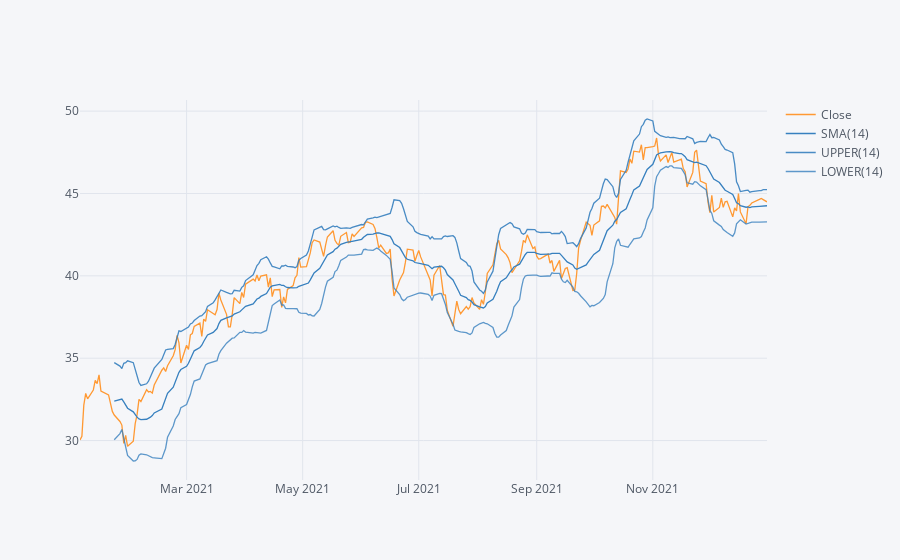

Write notebook code for a chart like this one.
### Markdown cell above
### Bollinger Band Plot for Bank of America for the year 2021.**

### Code cell
BAC['Close'].loc['2021-01-01':'2022-01-01'].ta_plot(study='boll')

### Figure 1 — Plotly figure (JSON) as saved in the notebook; plotly's stock layout.template omitted (floating-point values rounded to 4 significant figures; data arrays with more than 128 entries replaced by an {"elided": "..."} marker saying what was removed)
{"data": [{"line": {"color": "rgba(255, 153, 51, 1.0)", "dash": "solid", "shape": "linear", "width": 1.3}, "mode": "lines", "name": "Close", "text": "", "type": "scatter", "x": {"elided": "252 str values"}, "y": {"elided": "252 float values"}}, {"line": {"color": "rgba(55, 128, 191, 1.0)", "dash": "solid", "shape": "linear", "width": 1.3}, "mode": "lines", "name": "SMA(14)", "text": "", "type": "scatter", "x": {"elided": "252 str values"}, "y": {"elided": "252 mixed values"}}, {"line": {"color": "rgba(55, 128, 191, 0.8999999999999999)", "dash": "solid", "shape": "linear", "width": 1.3}, "mode": "lines", "name": "UPPER(14)", "text": "", "type": "scatter", "x": {"elided": "252 str values"}, "y": {"elided": "252 mixed values"}}, {"line": {"color": "rgba(55, 128, 191, 0.7999999999999998)", "dash": "solid", "shape": "linear", "width": 1.3}, "mode": "lines", "name": "LOWER(14)", "text": "", "type": "scatter", "x": {"elided": "252 str values"}, "y": {"elided": "252 mixed values"}}], "layout": {"legend": {"bgcolor": "#F5F6F9", "font": {"color": "#4D5663"}}, "paper_bgcolor": "#F5F6F9", "plot_bgcolor": "#F5F6F9", "title": {"font": {"color": "#4D5663"}}, "xaxis": {"gridcolor": "#E1E5ED", "showgrid": true, "tickfont": {"color": "#4D5663"}, "title": {"font": {"color": "#4D5663"}, "text": ""}, "zerolinecolor": "#E1E5ED"}, "yaxis": {"gridcolor": "#E1E5ED", "showgrid": true, "tickfont": {"color": "#4D5663"}, "title": {"font": {"color": "#4D5663"}, "text": ""}, "zerolinecolor": "#E1E5ED"}}}
